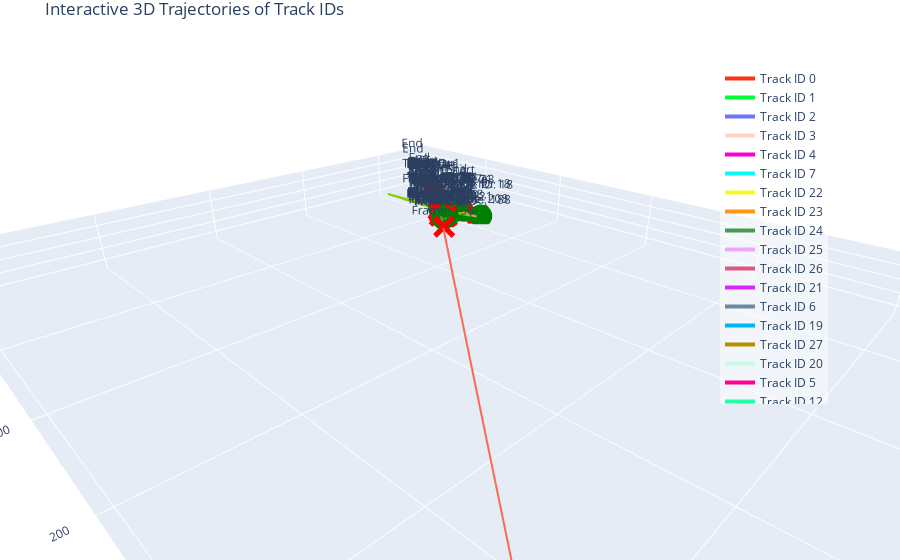

This figure's notebook cell:
### Code cell
# Call the plotting function
plot_trajectories_in_3d_interactive(tracking_df)
